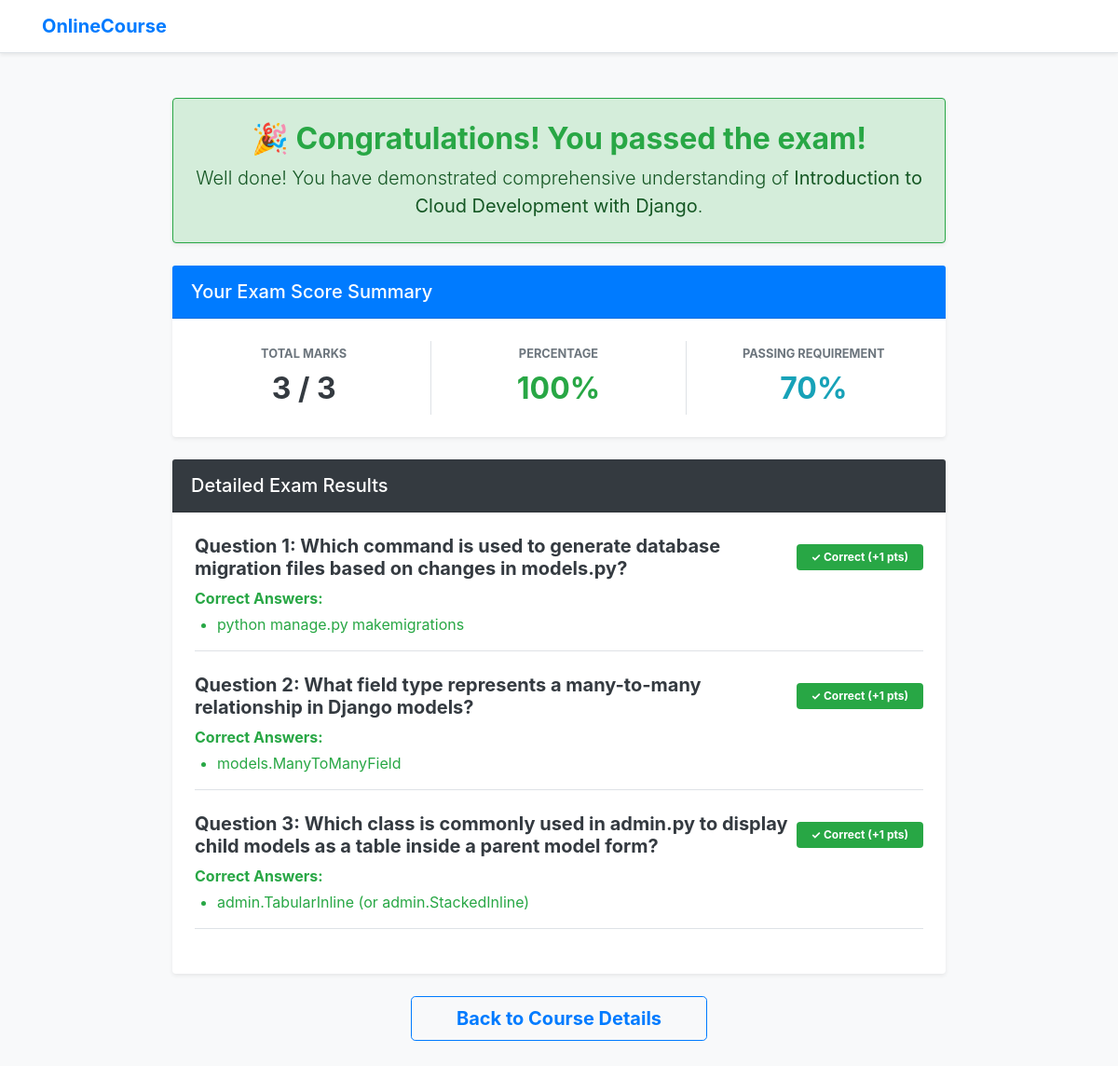
Page /onlinecourse/course/1/submission/1/result/ on the committed database.
### onlinecourse/models.py (models this page shows, shortened)
class Course(models.Model):
    name = models.CharField(null=False, max_length=100, default='online course')
    image = models.ImageField(upload_to='course_images/', blank=True, null=True)
    description = models.CharField(max_length=1000)
    pub_date = models.DateField(null=True)
    instructors = models.ManyToManyField(Instructor)
    users = models.ManyToManyField(settings.AUTH_USER_MODEL, through='Enrollment')
    total_enrollment = models.IntegerField(default=0)
    is_enrolled = False

class Question(models.Model):
    course = models.ForeignKey(Course, on_delete=models.CASCADE, null=True, blank=True)
    lesson = models.ForeignKey(Lesson, on_delete=models.CASCADE, null=True, blank=True)
    question_text = models.CharField(max_length=500)
    grade = models.IntegerField(default=1)
    def is_get_score(self, selected_ids):
        all_correct_count = self.choice_set.filter(is_correct=True).count()
        selected_correct_count = self.choice_set.filter(is_correct=True, id__in=selected_ids).count()
        selected_incorrect_count = self.choice_set.filter(is_correct=False, id__in=selected_ids).count()
        if all_correct_count > 0 and all_correct_count == selected_correct_count and selected_incorrect_count == 0:
            return True
        return False

class Choice(models.Model):
    question = models.ForeignKey(Question, on_delete=models.CASCADE)
    choice_text = models.CharField(max_length=250)
    is_correct = models.BooleanField(default=False)

### onlinecourse/views.py (the view)
# urls.py: path('course/<int:course_id>/submission/<int:submission_id>/result/', views.show_exam_result, name='show_exam_result'),
def show_exam_result(request, course_id, submission_id):
    course = get_object_or_404(Course, pk=course_id)
    submission = get_object_or_404(Submission, pk=submission_id)
    selected_choice_ids = [choice.id for choice in submission.choices.all()]
    questions = Question.objects.filter(course=course)
    if not questions.exists():
        questions = Question.objects.filter(lesson__course=course)
    grade = 0
    total_marks = 0
    exam_results = []
    for question in questions:
        total_marks += question.grade
        is_correct = question.is_get_score(selected_choice_ids)
        if is_correct:
            grade += question.grade
        correct_answers = question.choice_set.filter(is_correct=True)
        exam_results.append({
            'question': question,
            'is_correct': is_correct,
            'correct_answers': correct_answers
        })
    percentage = round((grade / total_marks) * 100) if total_marks > 0 else 0
    passed = percentage >= 70
    context = {
        'course': course,
        'submission': submission,
        'grade': grade,
        'total_marks': total_marks,
        'percentage': percentage,
        'passed': passed,
        'exam_results': exam_results,
    }
    return render(request, 'onlinecourse/exam_result_bootstrap.html', context)

### onlinecourse/templates/onlinecourse/exam_result_bootstrap.html (shortened to what this page needs)
<!DOCTYPE html>
<html lang="en">
<head>
    <link rel="stylesheet" href="https://maxcdn.bootstrapcdn.com/bootstrap/4.5.2/css/bootstrap.min.css">
</head>
<body class="bg-light">
    <nav class="navbar navbar-light bg-white border-bottom shadow-sm">
        <div class="container">
            <a class="navbar-brand font-weight-bold text-primary" href="{% url 'onlinecourse:index' %}">OnlineCourse</a>
        </div>
    </nav>
    <div class="container my-5" style="max-width: 860px;">
        {% if passed %}
            <div class="alert alert-success border-success text-center py-4 shadow-sm rounded">
                <h2 class="alert-heading font-weight-bold text-success mb-2">🎉 Congratulations! You passed the exam!</h2>
                <p class="lead mb-0">Well done! You have demonstrated comprehensive understanding of <strong>{{ course.name }}</strong>.</p>
            </div>
        {% endif %}
        <div class="card my-4 shadow-sm border-0">
            <div class="card-header bg-primary text-white font-weight-bold py-3">
                <h5 class="mb-0">Your Exam Score Summary</h5>
            </div>
            <div class="card-body text-center py-4">
                <div class="row">
                    <div class="col-md-4 border-right">
                        <small class="text-muted text-uppercase font-weight-bold">Total Marks</small>
                        <h2 class="font-weight-bold mt-2 text-dark">{{ grade }} / {{ total_marks }}</h2>
                    </div>
                    <div class="col-md-4 border-right">
                        <small class="text-muted text-uppercase font-weight-bold">Percentage</small>
                        <h2 class="font-weight-bold mt-2 text-success">{{ percentage }}%</h2>
                    </div>
                    <div class="col-md-4">
                        <small class="text-muted text-uppercase font-weight-bold">Passing Requirement</small>
                        <h2 class="font-weight-bold mt-2 text-info">70%</h2>
                    </div>
                </div>
            </div>
        </div>
        <div class="card shadow-sm border-0 mb-4">
            <div class="card-header bg-dark text-white font-weight-bold py-3">
                <h5 class="mb-0">Detailed Exam Results</h5>
            </div>
            <div class="card-body p-4">
                {% for result in exam_results %}
                    <div class="mb-4 pb-3 border-bottom">
                        <div class="d-flex justify-content-between align-items-center mb-2">
                            <h5 class="font-weight-bold text-dark mb-0">Question {{ forloop.counter }}: {{ result.question.question_text }}</h5>
                            {% if result.is_correct %}
                                <span class="badge badge-success px-3 py-2 font-weight-bold">✓ Correct (+{{ result.question.grade }} pts)</span>
                            {% else %}
                                <span class="badge badge-danger px-3 py-2 font-weight-bold">✗ Incorrect (0 pts)</span>
                            {% endif %}
                        </div>
                        <div class="mt-2">
                            <p class="mb-1 text-success font-weight-bold">Correct Answers:</p>
                            <ul class="mb-0 text-success pl-4">
                                {% for ans in result.correct_answers %}
                                    <li>{{ ans.choice_text }}</li>
                                {% endfor %}
                            </ul>
                        </div>
                    </div>
                {% empty %}
                    <p class="text-muted">No question results to display.</p>
                {% endfor %}
            </div>
        </div>
        <div class="text-center">
            <a class="btn btn-outline-primary btn-lg px-5 font-weight-bold" href="{% url 'onlinecourse:course_details' course.id %}">
                Back to Course Details
            </a>
        </div>
    </div>
</body>
</html>

### rows in the picture
Course: name "Introduction to Cloud Development with Django"
Question: question.question_text "Which command is used to generate database migration files based on changes in models.py?", question.grade "1"
Choice: choice_text "python manage.py makemigrations"
Question: question.question_text "What field type represents a many-to-many relationship in Django models?", question.grade "1"
Choice: choice_text "models.ManyToManyField"
Question: question.question_text "Which class is commonly used in admin.py to display child models as a table inside a parent model form?", question.grade "1"
Choice: choice_text "admin.TabularInline (or admin.StackedInline)"

### other values in the picture
{{ grade }} "3"
{{ total_marks }} "3"
{{ percentage }} "100"
